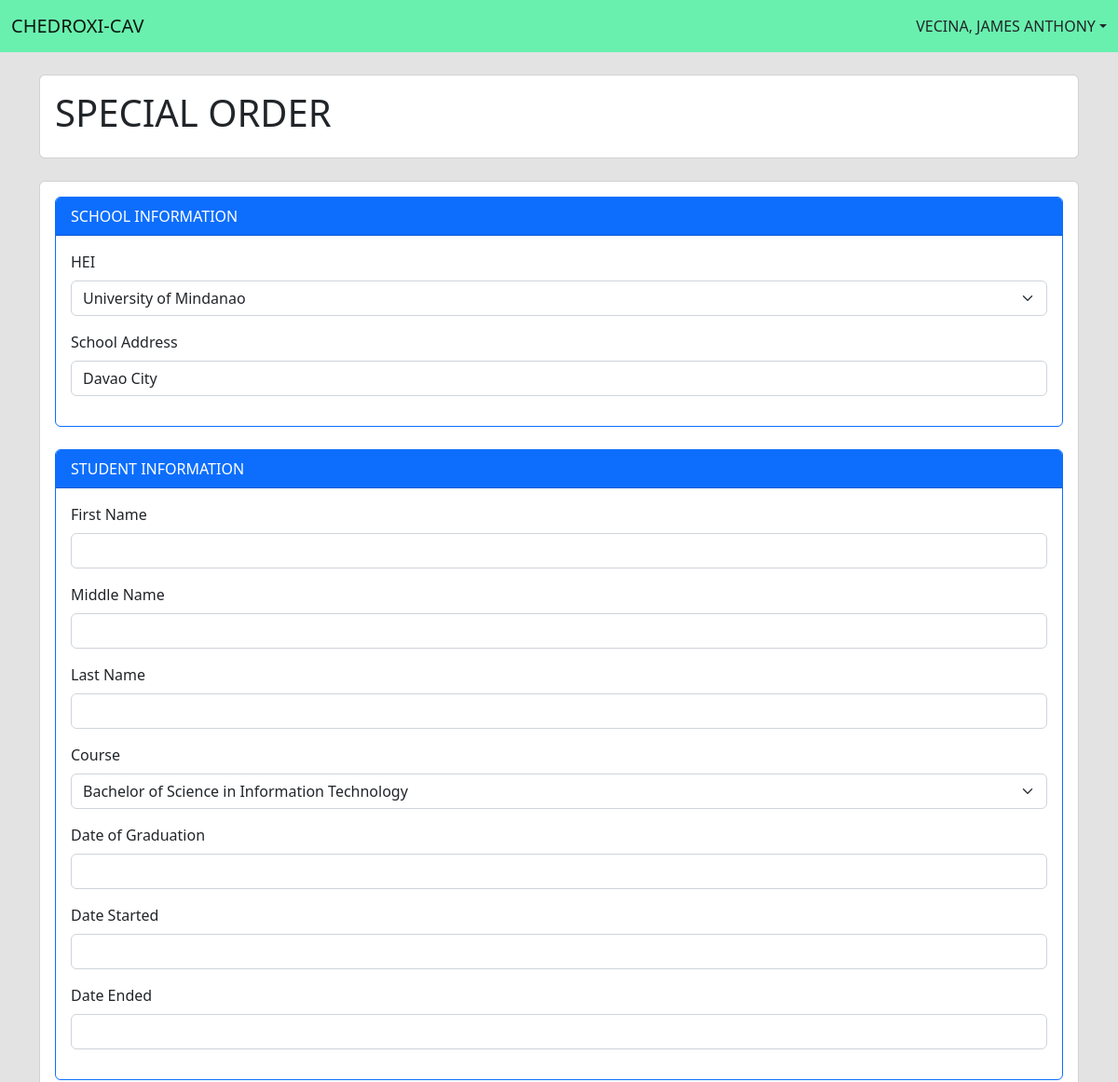
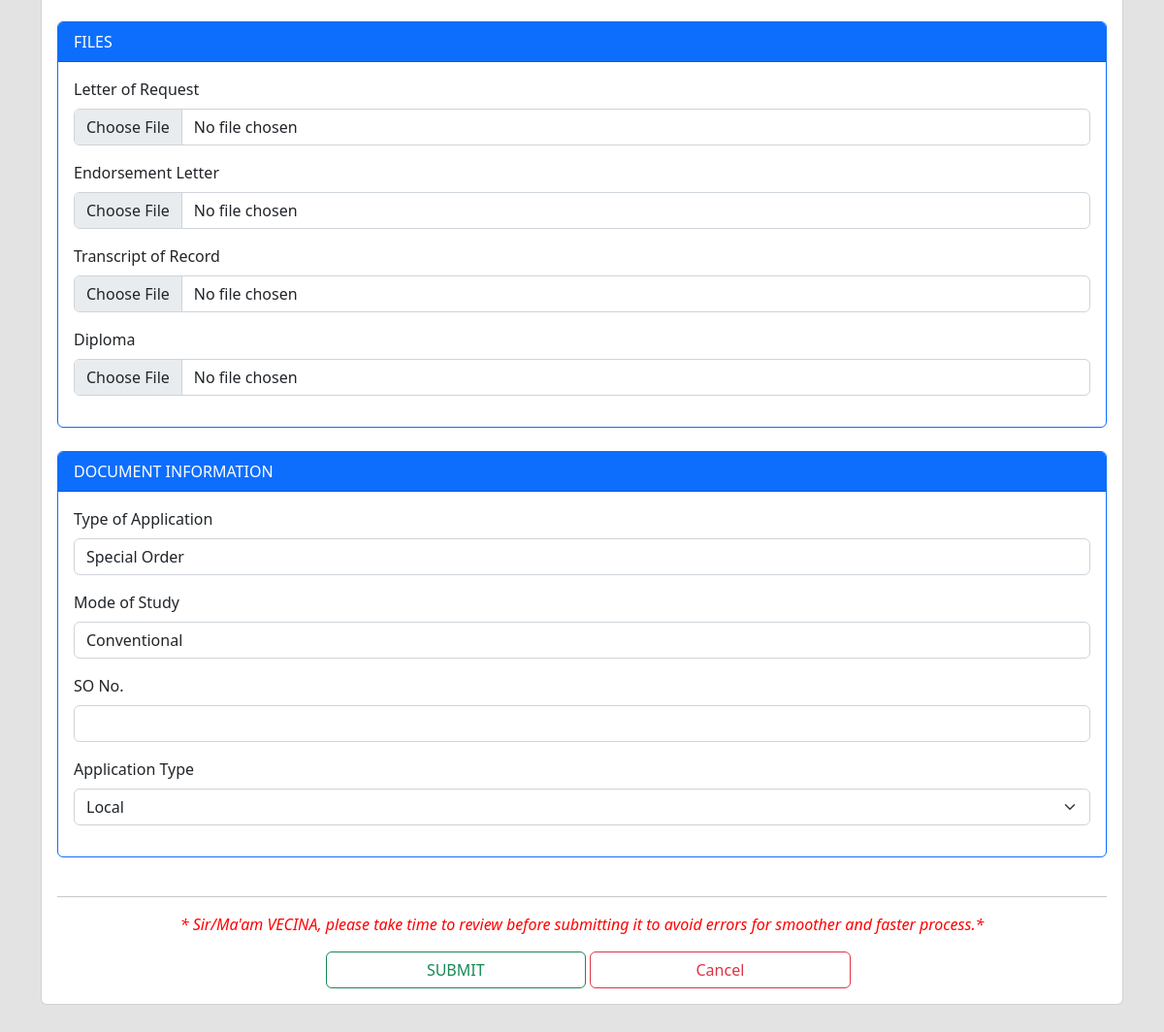
The page /pages/client/pages/specialorder.php (signed in) on the database its author committed (2 pictures, top to bottom).
### tables this page shows
CREATE TABLE `tbl_users` (
  `userID` int(11) NOT NULL,
  `lastname` varchar(30) NOT NULL,
  `firstname` varchar(50) NOT NULL,
  `username` varchar(30) NOT NULL,
  `password` varchar(30) NOT NULL,
  `roleID` int(11) NOT NULL,
  `picture` blob DEFAULT NULL,
  `active` varchar(3) NOT NULL
);

CREATE TABLE `tbl_user_school` (
  `ID` int(11) NOT NULL,
  `userID` int(11) NOT NULL,
  `schoolID` int(11) NOT NULL,
  `active` varchar(3) NOT NULL
);

CREATE TABLE `tbl_schools` (
  `schoolID` int(11) NOT NULL,
  `schoolDesc` varchar(50) NOT NULL,
  `schoolCity` varchar(30) NOT NULL,
  `active` varchar(3) NOT NULL
);

### pages/client/pages/specialorder.php (the view, shortened to what this page needs)
<?php
include "../../../modules/dbconnection.php";
$UID = $_SESSION['UID'];
$sql = "select * from tbl_users where userID='$UID' limit 1";
$result = mysqli_query($connection,$sql);
$fetch=mysqli_fetch_assoc($result);
$user = $fetch['lastname'] . ', ' . $fetch['firstname'];
$qry = "select a.schoolid,schooldesc,schoolcity from tbl_user_school a inner join tbl_users b inner join tbl_schools c where a.userID=b.userID and a.schoolID=c.schoolID and a.userid='$UID' limit 1";
$res = mysqli_query($connection,$qry);
$fetchschool = mysqli_fetch_assoc($res);
$sql2 = "select courseid,coursedesc from tbl_courses a inner join tbl_schools b inner join tbl_user_school c where a.schoolid=b.schoolid and b.schoolid=c.schoolid and c.userid='$UID'";
$result2 = mysqli_query($connection,$sql2);
?>
<!doctype html>
<html>
    <head>
        <link href="../../../src/css/bootstrap.min.css" rel="stylesheet">
    </head>
    <body class="body-bg">
        <nav class="navbar fixed-top" style="background-color: #69F0AE;">
            <div class="container-fluid">
                <a class="navbar-brand">CHEDROXI-CAV</a>
                <li class="nav-item dropdown d-flex">
                    <a class="nav-link dropdown-toggle" href="#" role="button" data-bs-toggle="dropdown" aria-expanded="false"><?= $user ?></a>
                </li>
            </div>
        </nav>
        <div class="container">
            <div class="card">
                <div class="card-body">
                    <h1>SPECIAL ORDER</h1>
                </div>
            </div>
            <br>
            <form method="post" enctype="multipart/form-data" action="../../../modules/clientSubmitSO.php">
                <div class="card">
                    <div class="card-body">
                        <div class="card border-primary">
                            <div class="card-header text-bg-primary">SCHOOL INFORMATION</div>
                            <div class="card-body">
                                <div class="mb-3">
                                    <label class="form-label">HEI</label>
                                    <select class="form-select" aria-label="Default select example" name="schoolID" readonly>
                                        <option value="<?= $fetchschool['schoolid']?>" selected><?= $fetchschool['schooldesc']?></option>
                                    </select>
                                </div>
                                <div class="mb-3">
                                    <label class="form-label">School Address</label>
                                    <input type="text" class="form-control" name="schoolcity" value="<?= $fetchschool['schoolcity']?>" readonly required>
                                </div>
                            </div>
                        </div>
                        <br>
                        <div class="card border-primary">
                            <div class="card-header text-bg-primary">STUDENT INFORMATION</div>
                            <div class="card-body">
                                <div class="mb-3">
                                    <label class="form-label">First Name</label>
                                    <input type="text" class="form-control" name="firstname" required>
                                </div>
                                <div class="mb-3">
                                    <label class="form-label">Middle Name</label>
                                    <input type="text" class="form-control" name="middlename">
                                </div>
                                <div class="mb-3">
                                    <label class="form-label">Last Name</label>
                                    <input type="text" class="form-control" name="lastname" required>
                                </div>
                                <div class="mb-3">
                                    <label class="form-label">Course</label>
                                    <select class="form-select" aria-label="Default select example" name="course" >
                                        <?php while($fetch2 = mysqli_fetch_assoc($result2)) { ?>
                                            <option value="<?= $fetch2['courseid']?>"><?= $fetch2['coursedesc']?></option>
                                        <?php } ?>
                                    </select>
                                </div>
                                <div class="mb-3">
                                    <label class="form-label">Date of Graduation</label>
                                    <input class="form-control" list="months" name="dateofgraduation" required>
                                </div>
                                <div class="mb-3">
                                    <label class="form-label">Date Started</label>
                                    <input class="form-control" list="systart" name="datestarted" required>
                                </div>
                                <div class="mb-3">
                                    <label class="form-label">Date Ended</label>
                                    <input class="form-control" list="syended" name="dateended" required>
                                </div>
                            </div>
                        </div>
                        <br>
                        <div class="card border-primary">
                            <div class="card-header text-bg-primary">FILES</div>
                            <div class="card-body">
                                <div class="mb-3">
                                    <label class="form-label">Letter of Request</label>
                                    <input class="form-control" type="file" name="requestletter" accept=".pdf" required>
                                </div>
                                <div class="mb-3">
                                    <label class="form-label">Endorsement Letter</label>
                                    <input class="form-control" type="file" name="indorsementletter" accept=".pdf" required>
                                </div>
                                <div class="mb-3">
                                    <label class="form-label">Transcript of Record</label>
                                    <input class="form-control" type="file" name="tor" accept=".pdf" required>
                                </div>
                                <div class="mb-3">
                                    <label class="form-label">Diploma</label>
                                    <input class="form-control" type="file" name="diploma" accept=".pdf" required>
                                </div>
                            </div>
                        </div>
                        <br>
                        <div class="card border-primary">
                            <div class="card-header text-bg-primary">DOCUMENT INFORMATION</div>
                            <div class="card-body">
                                <div class="mb-3">
                                    <label class="form-label">Type of Application</label>
                                    <input type="text" class="form-control" name="typeofapplication" value="Special Order" readonly required>
                                </div>
                                <div class="mb-3">
                                    <label class="form-label">Mode of Study</label>
                                    <input type="text" class="form-control" name="modeofstudy" value="Conventional" readonly required>
                                </div>
                                <div class="mb-3">
                                    <label class="form-label">SO No.</label>
                                    <input type="text" class="form-control" name="SOnumber">
                                </div>
                                <div class="mb-3">
                                    <label class="form-label">Application Type</label>
                                    <select class="form-select" aria-label="Default select example" name="applicationtype">
                                        <option value="Local">Local</option>
                                    </select>
                                </div>
                            </div>
                        </div>
                        <br>
                        <hr>
                        <p style="color:red;font-style:italic;text-align:center;">* Sir/Ma'am <?=$fetch['lastname']?>, please take time to review before submitting it to avoid errors for smoother and faster process.*</p>
                        <div class="row">
                            <div class="col-3"></div>
                            <div class="col">
                                <input type="submit" name="submit" value="SUBMIT" class="btn btn-outline-success col-4">
                                <a href="../index.php" class="btn btn-outline-danger col-4">Cancel</a>
                            </div>
                        </div>
                    </div>
                </div>
            </form>
        </div>
    </body>
</html>

### pages/client/pages/specialorder.php (style rules this page uses)
.container { margin-top: 80px; margin-bottom: 100px; }
.body-bg { background-color:#E0E0E0E0; }

### rows shown on the page
tbl_users: user "VECINA, JAMES ANTHONY", lastname "VECINA"
tbl_user_school: schoolID "University of Mindanao", schoolcity "Davao City"

### other values the page prints
form field course "Bachelor of Science in Information Technology"
